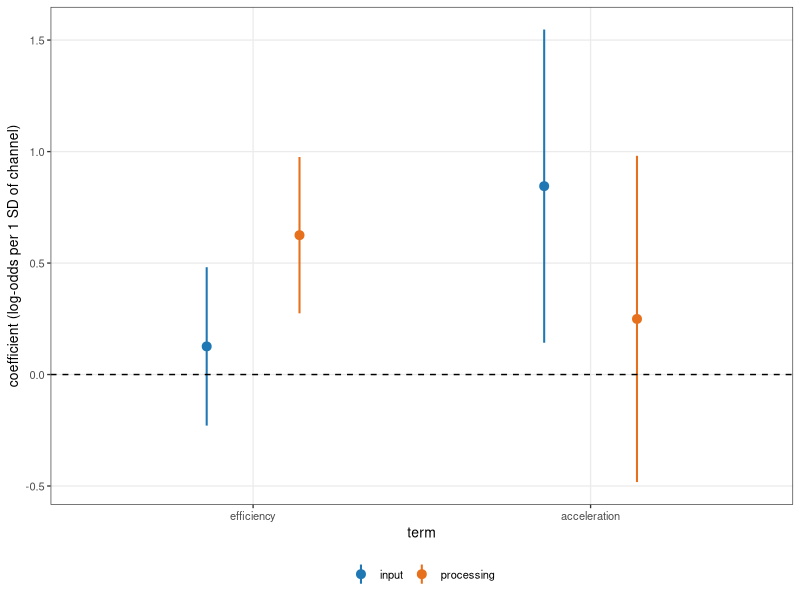
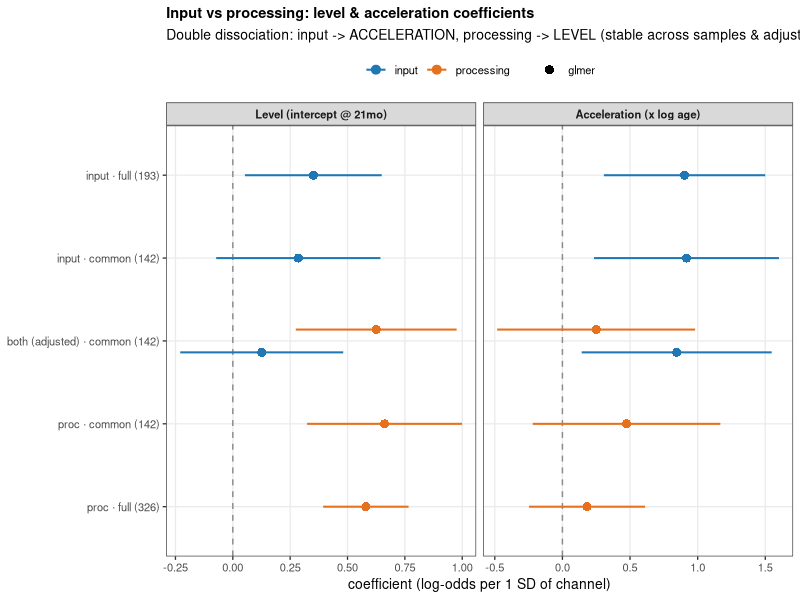
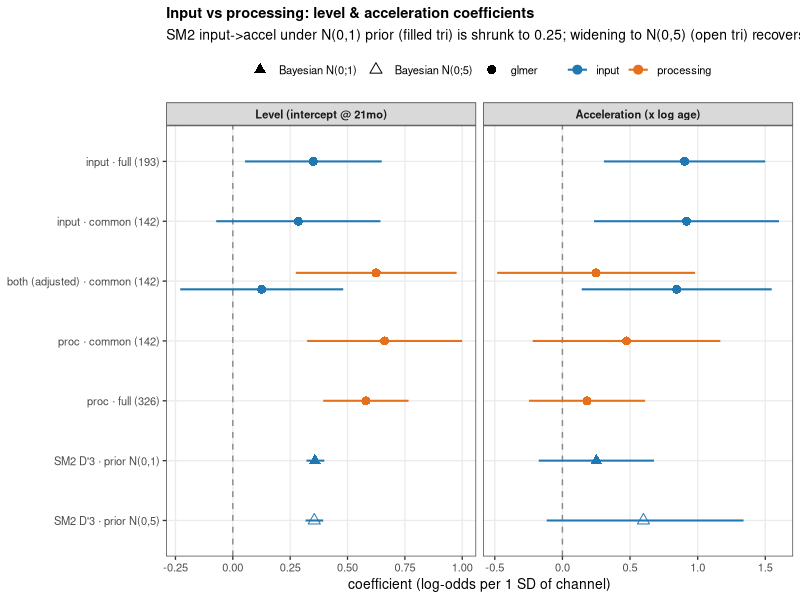

R code for these plots, in order:
## Figure: input & processing coefficients (level + acceleration) with 95% CI
## across glmer specs/samples -- the robustness/benchmark view (cf. paper Fig 3B).
## v1 = glmer specs only; v2 = + Bayesian SM2 D'3 overlay (input channel, approx
## theta~logit scale). Reads results/glmer_ladder_coefs.csv. RUN LOCALLY.
suppressPackageStartupMessages({library(dplyr); library(ggplot2); library(here); library(readr); library(forcats)})
co  <- read_csv(here("studies/io_proc_glmer/results/glmer_ladder_coefs.csv"), show_col_types = FALSE)
sm2 <- read_csv(here("studies/io_proc_glmer/results/sm2_overlay.csv"), show_col_types = FALSE)  # static SM2 D'3 overlay
co  <- dplyr::bind_rows(co, sm2)

lab <- c(input_full="input · full (193)", input_common="input · common (142)",
         both_common="both (adjusted) · common (142)",
         proc_common="proc · common (142)", proc_full="proc · full (326)",
         SM2_n01="SM2 D'3 · prior N(0,1)", SM2_n05="SM2 D'3 · prior N(0,5)")
ord <- rev(c("input · full (193)","input · common (142)","both (adjusted) · common (142)",
             "proc · common (142)","proc · full (326)",
             "SM2 D'3 · prior N(0,1)","SM2 D'3 · prior N(0,5)"))
prep <- function(d) d %>% mutate(
  spec_lab = factor(lab[spec], levels = ord),
  term = factor(term, levels = c("level","acceleration"),
                labels = c("Level (intercept @ 21mo)","Acceleration (x log age)")),
  channel = factor(channel, levels = c("input","processing")))

dodge <- position_dodge(width = 0.55)
make_fig <- function(d, subtitle) ggplot(d, aes(est, spec_lab, color = channel, shape = model_type, group = channel)) +
  geom_vline(xintercept = 0, linetype = 2, color = "grey55") +
  geom_linerange(aes(xmin = lo, xmax = hi), position = dodge, linewidth = 0.7) +
  geom_point(position = dodge, size = 2.7) +
  facet_wrap(~ term, scales = "free_x") +
  scale_color_manual(values = c(input = "#1f78b4", processing = "#e6701b")) +
  scale_shape_manual(values = c(glmer = 16, `Bayesian N(0;1)` = 17, `Bayesian N(0;5)` = 2)) +
  labs(x = "coefficient (log-odds per 1 SD of channel)", y = NULL, color = NULL, shape = NULL,
       title = "Input vs processing: level & acceleration coefficients", subtitle = subtitle) +
  theme_bw(base_size = 10) +
  theme(legend.position = "top", panel.grid.minor = element_blank(),
        plot.title = element_text(face = "bold", size = 10.5), strip.text = element_text(face = "bold"))

### specific for the BUCLD abstract
both_data <- filter(co, spec == "both_common") |>
  mutate(term = fct_relevel(fct_recode(term, "efficiency" = "level"),
                            "efficiency"))

ggplot(both_data, 
       aes(x = term, y = est, color = channel)) +
  # geom_vline(xintercept = 0, linetype = 2, color = "grey55") +
  geom_linerange(aes(ymin = lo, ymax = hi), position = dodge, linewidth = 0.7) +
  geom_point(position = dodge, size = 2.7) +
  geom_hline(yintercept = 0, lty = 2) + 
  # facet_wrap(~ term, scales = "free_x") +
  scale_color_manual(values = c(input = "#1f78b4", processing = "#e6701b")) +
  labs(y = "coefficient (log-odds per 1 SD of channel)", y = NULL, color = NULL, shape = NULL) +
  theme_bw(base_size = 10) +
  theme(legend.position = "bottom", panel.grid.minor = element_blank())



### figures
p1 <- make_fig(prep(filter(co, model_type == "glmer")),
               "Double dissociation: input -> ACCELERATION, processing -> LEVEL (stable across samples & adjustment)")
ggsave(here("studies/io_proc_glmer/figs/io_proc_glmer_coefs.png"), p1, width = 10, height = 3.4, dpi = 150)

p2 <- make_fig(prep(co),
               "SM2 input->accel under N(0,1) prior (filled tri) is shrunk to 0.25; widening to N(0,5) (open tri) recovers 0.60 ~ glmer; lambda_bar=1")
ggsave(here("studies/io_proc_glmer/figs/io_proc_glmer_coefs_vs_sm2.png"), p2, width = 10, height = 3.8, dpi = 150)
cat("wrote figs/io_proc_glmer_coefs.png and figs/io_proc_glmer_coefs_vs_sm2.png\n")
